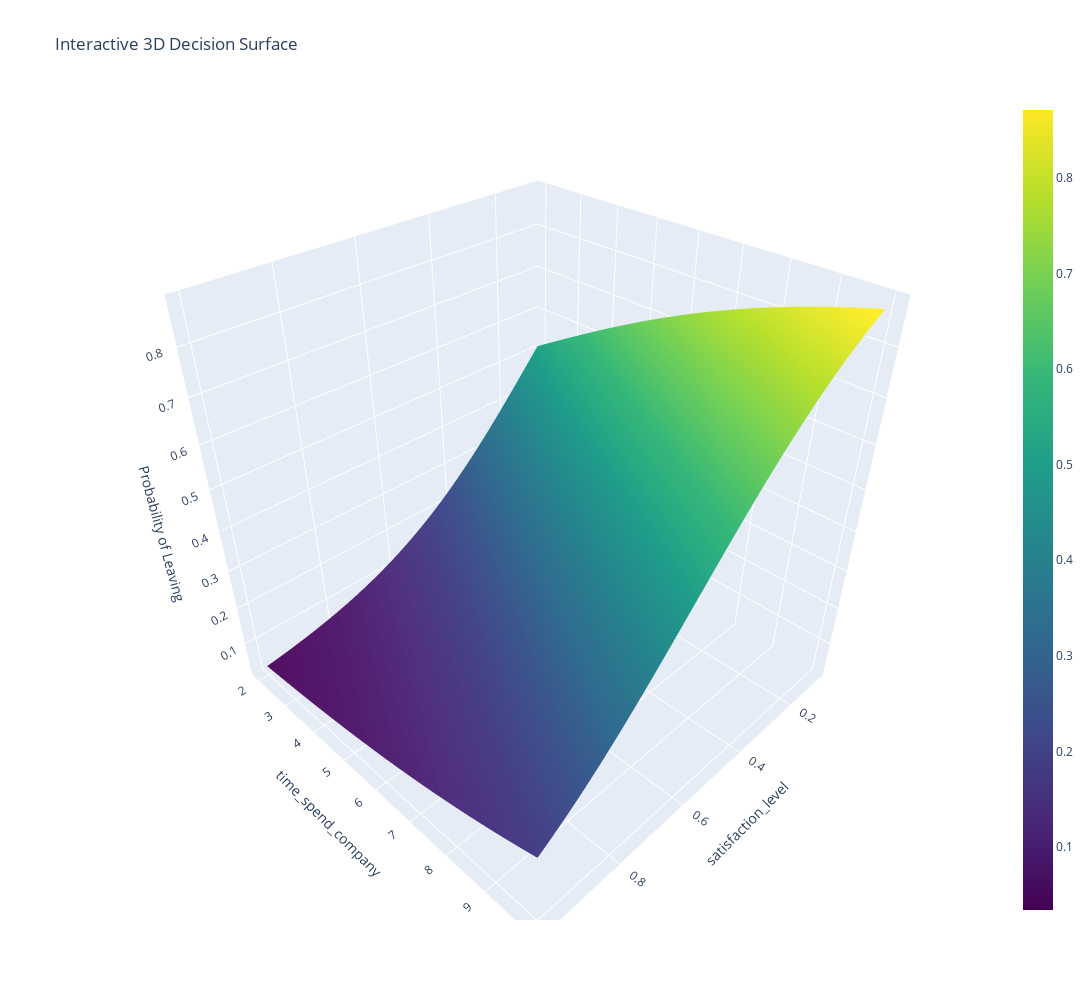

Source (notebook cell):
### Code cell
import numpy as np
import plotly.graph_objects as go

features = ['satisfaction_level', 'time_spend_company', 'Work_accident', 'promotion_last_5years', 'encoded_salary']
target = 'left'
x = df[features]
y = df[target]
x_train, x_test, y_train, y_test = tts(x, y, test_size=0.2, random_state=42)
# Ensure that the features used for prediction match those used during training
x_test_features = x_test[features]
model = LR()
model.fit(x_train, y_train)

# Select two features for 3D visualization
feature_x = 'satisfaction_level'
feature_y = 'time_spend_company'

# Create a grid of values for the selected features
x_range = np.linspace(df[feature_x].min(), df[feature_x].max(), 50)
y_range = np.linspace(df[feature_y].min(), df[feature_y].max(), 50)
xx, yy = np.meshgrid(x_range, y_range)

# Prepare feature matrix for prediction
grid_points = np.c_[xx.ravel(), yy.ravel(), 
                    np.full(xx.ravel().shape, df['Work_accident'].median()), 
                    np.full(xx.ravel().shape, df['promotion_last_5years'].median()), 
                    np.full(xx.ravel().shape, df['encoded_salary'].median())]

# Predict probability of leaving for grid points
zz = model.predict_proba(grid_points)[:, 1].reshape(xx.shape)

# Create interactive 3D surface plot with Plotly
fig = go.Figure(data=[go.Surface(z=zz, x=xx, y=yy, colorscale='viridis')])

# Update layout for better visualization
fig.update_layout(
    title="Interactive 3D Decision Surface",
    scene=dict(
        xaxis_title=feature_x,
        yaxis_title=feature_y,
        zaxis_title="Probability of Leaving"
    ),
    width=1200,  # Increase the width of the plot
    height=1000   # Increase the height of the plot
)

# Show interactive plot
fig.show()

### Figure 1 — Plotly figure (JSON) as saved in the notebook; plotly's stock layout.template omitted (floating-point values rounded to 4 significant figures; data arrays with more than 128 entries replaced by an {"elided": "..."} marker saying what was removed)
{"data": [{"colorscale": [[0, "#440154"], [0.1111, "#482878"], [0.2222, "#3e4989"], [0.3333, "#31688e"], [0.4444, "#26828e"], [0.5556, "#1f9e89"], [0.6667, "#35b779"], [0.7778, "#6ece58"], [0.8889, "#b5de2b"], [1, "#fde725"]], "type": "surface", "x": {"elided": "50x50 float values"}, "y": {"elided": "50x50 float values"}, "z": {"elided": "50x50 float values"}}], "layout": {"height": 1000, "scene": {"xaxis": {"title": {"text": "satisfaction_level"}}, "yaxis": {"title": {"text": "time_spend_company"}}, "zaxis": {"title": {"text": "Probability of Leaving"}}}, "title": {"text": "Interactive 3D Decision Surface"}, "width": 1200}}
